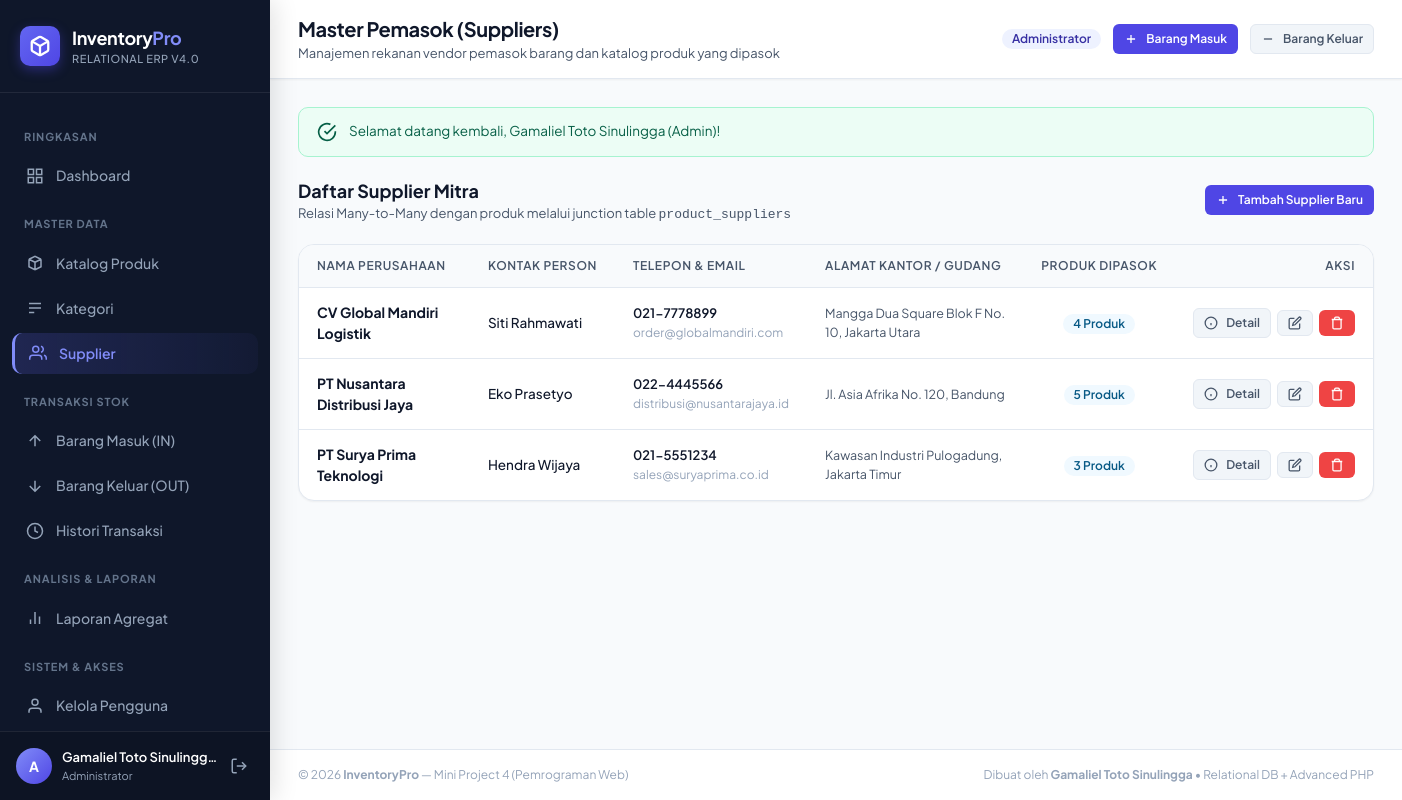
The page /public/suppliers/index.php (signed in) on the database its author committed.
### tables this page shows
CREATE TABLE suppliers (
    id INT AUTO_INCREMENT PRIMARY KEY,
    name VARCHAR(150) NOT NULL,
    contact_name VARCHAR(100) NULL,
    phone VARCHAR(25) NULL,
    email VARCHAR(100) NULL,
    address TEXT NULL,
    created_at TIMESTAMP DEFAULT CURRENT_TIMESTAMP
);

### helpers/auth.php (called while the page is built, shortened)
<?php
function isLoggedIn(): bool {
    return isset($_SESSION['user']) && is_array($_SESSION['user']) && !empty($_SESSION['user']['id']);
}
function currentUser(): ?array {
    return $_SESSION['user'] ?? null;
}
function isAdmin(): bool {
    return isLoggedIn() && (currentUser()['role'] ?? '') === 'admin';
}

### public/suppliers/index.php (the view, shortened to what this page needs)
<?php
require_once __DIR__ . '/../../helpers/auth.php';
$stmt = $pdo->query("
    SELECT
        s.id, s.name, s.contact_name, s.phone, s.email, s.address, s.created_at,
        COUNT(ps.product_id) AS total_supplied_products
    FROM suppliers s
    LEFT JOIN product_suppliers ps ON ps.supplier_id = s.id
    GROUP BY s.id, s.name, s.contact_name, s.phone, s.email, s.address, s.created_at
    ORDER BY s.name ASC
");
$suppliers = $stmt->fetchAll();
include __DIR__ . '/../../views/header.php';
?>
<div style="display: flex; justify-content: space-between; align-items: center; margin-bottom: 20px;">
    <div>
        <h3 style="font-size: 18px; font-weight: 700; color: var(--text-primary);">Daftar Supplier Mitra</h3>
        <p style="font-size: 13px; color: var(--text-secondary);">Relasi Many-to-Many dengan produk melalui junction table <code>product_suppliers</code></p>
    </div>
    <?php if (isAdmin()): ?>
        <a href="create.php" class="btn btn-primary btn-sm">
            <svg viewBox="0 0 24 24" fill="none" stroke="currentColor"><path d="M12 5v14M5 12h14"/></svg>
            Tambah Supplier Baru
        </a>
    <?php endif; ?>
</div>
<div class="card">
    <div class="table-responsive">
        <table class="table">
            <thead>
                <tr>
                    <th>Nama Perusahaan</th>
                    <th>Kontak Person</th>
                    <th>Telepon & Email</th>
                    <th>Alamat Kantor / Gudang</th>
                    <th style="text-align: center;">Produk Dipasok</th>
                    <th style="text-align: right;">Aksi</th>
                </tr>
            </thead>
            <tbody>
                <?php if (empty($suppliers)): ?>
                    <tr>
                        <td colspan="6" style="text-align: center; padding: 36px; color: var(--text-muted);">
                            Belum ada supplier yang terdaftar.
                        </td>
                    </tr>
                <?php else: ?>
                    <?php foreach ($suppliers as $sup): ?>
                        <tr>
                            <td>
                                <div style="font-weight: 700; color: var(--text-primary); font-size: 14px;">
                                    <a href="detail.php?id=<?= $sup['id'] ?>" style="color: inherit; text-decoration: none;" onmouseover="this.style.color='var(--primary)'" onmouseout="this.style.color='inherit'">
                                        <?= e($sup['name']) ?>
                                    </a>
                                </div>
                            </td>
                            <td style="font-weight: 500; font-size: 13.5px;"><?= e($sup['contact_name'] ?: '-') ?></td>
                            <td>
                                <div style="font-size: 13px; font-weight: 600; color: var(--text-primary);"><?= e($sup['phone'] ?: '-') ?></div>
                                <div style="font-size: 12px; color: var(--text-muted);"><?= e($sup['email'] ?: '-') ?></div>
                            </td>
                            <td style="font-size: 12.5px; color: var(--text-secondary); max-width: 250px;">
                                <?= e($sup['address'] ?: '-') ?>
                            </td>
                            <td style="text-align: center;">
                                <a href="detail.php?id=<?= $sup['id'] ?>" class="badge badge-info" style="text-decoration: none;">
                                    <?= (int)$sup['total_supplied_products'] ?> Produk
                                </a>
                            </td>
                            <td style="text-align: right;">
                                <div class="action-buttons" style="justify-content: flex-end;">
                                    <a href="detail.php?id=<?= $sup['id'] ?>" class="btn btn-secondary btn-sm" title="Lihat Produk yang Dipasok">
                                        <svg viewBox="0 0 24 24" fill="none" stroke="currentColor"><circle cx="12" cy="12" r="10"></circle><line x1="12" y1="16" x2="12" y2="12"></line><line x1="12" y1="8" x2="12.01" y2="8"></line></svg>
                                        Detail
                                    </a>
                                    <?php if (isAdmin()): ?>
                                        <a href="edit.php?id=<?= $sup['id'] ?>" class="btn btn-secondary btn-sm" title="Edit Data Supplier">
                                            <svg viewBox="0 0 24 24" fill="none" stroke="currentColor"><path d="M11 4H4a2 2 0 0 0-2 2v14a2 2 0 0 0 2 2h14a2 2 0 0 0 2-2v-7"></path><path d="M18.5 2.5a2.121 2.121 0 0 1 3 3L12 15l-4 1 1-4 9.5-9.5z"></path></svg>
                                        </a>
                                        <form method="POST" action="delete.php" style="display: inline;" onsubmit="return confirm('Apakah Anda yakin ingin menghapus supplier <?= e(addslashes($sup['name'])) ?>?');">
                                            <button type="submit" class="btn btn-danger btn-sm" title="Hapus Supplier">
                                                <svg viewBox="0 0 24 24" fill="none" stroke="currentColor"><polyline points="3 6 5 6 21 6"></polyline><path d="M19 6v14a2 2 0 0 1-2 2H7a2 2 0 0 1-2-2V6m3 0V4a2 2 0 0 1 2-2h4a2 2 0 0 1 2 2v2"></path></svg>
                                            </button>
                                        </form>
                                    <?php endif; ?>
                                </div>
                            </td>
                        </tr>
                    <?php endforeach; ?>
                <?php endif; ?>
            </tbody>
        </table>
    </div>
</div>
<?php include __DIR__ . '/../../views/footer.php'; ?>

### public/assets/css/style.css (style rules this page uses)
:root { --font-sans: 'Plus Jakarta Sans', -apple-system, BlinkMacSystemFont, sans-serif; --font-mono: 'JetBrains Mono', monospace; --bg-body: #f8fafc; --bg-card: #ffffff; --bg-sidebar: #0f172a; --bg-sidebar-hover: #1e293b; --bg-sidebar-active: #334155; --border-color: #e2e8f0; --border-focus: #6366f1; --text-primary: #0f172a; --text-secondary: #475569; --text-muted: #94a3b8; --text-inverse: #ffffff; --primary: #4f46e5; --primary-hover: #4338ca; --primary-light: #eef2ff; --primary-text: #3730a3; --success: #10b981; --success-light: #ecfdf5; --success-text: #065f46; --warning: #f59e0b; --warning-light: #fffbeb; --warning-text: #92400e; --danger: #ef4444; --danger-light: #fef2f2; --danger-text: #991b1b; --info: #0284c7; --info-light: #f0f9ff; --info-text: #075985; --shadow-sm: 0 1px 2px 0 rgba(0, 0, 0, 0.05); --shadow-md: 0 4px 6px -1px rgba(0, 0, 0, 0.07), 0 2px 4px -2px rgba(0, 0, 0, 0.05); --shadow-lg: 0 10px 15px -3px rgba(0, 0, 0, 0.08), 0 4px 6px -4px rgba(0, 0, 0, 0.05); --shadow-glow: 0 0 20px -3px rgba(79, 70, 229, 0.25); --radius-sm: 6px; --radius-md: 10px; --radius-lg: 16px; --radius-full: 9999px; --transition: all 0.2s cubic-bezier(0.4, 0, 0.2, 1); }
*, *::before, *::after { box-sizing: border-box; margin: 0; padding: 0; }
body { font-family: var(--font-sans); background-color: var(--bg-body); color: var(--text-primary); line-height: 1.5; -webkit-font-smoothing: antialiased; }
.card { background-color: var(--bg-card); border: 1px solid var(--border-color); border-radius: var(--radius-lg); box-shadow: var(--shadow-sm); margin-bottom: 24px; overflow: hidden; transition: var(--transition); }
.btn { display: inline-flex; align-items: center; justify-content: center; gap: 8px; padding: 9px 18px; border-radius: var(--radius-md); font-family: var(--font-sans); font-size: 13.5px; font-weight: 600; text-decoration: none; cursor: pointer; border: 1px solid transparent; transition: var(--transition); white-space: nowrap; }
.btn svg { width: 16px; height: 16px; stroke-width: 2.2; }
.btn-primary { background-color: var(--primary); color: #ffffff; }
.btn-danger { background-color: var(--danger); color: #ffffff; }
.btn-secondary { background-color: #f1f5f9; color: var(--text-secondary); border-color: var(--border-color); }
.btn-sm { padding: 5px 10px; font-size: 12px; border-radius: var(--radius-sm); }
.btn-sm svg { width: 14px; height: 14px; }
.badge { display: inline-flex; align-items: center; gap: 5px; padding: 4px 10px; border-radius: var(--radius-full); font-size: 12px; font-weight: 600; line-height: 1; }
.badge-info { background: var(--info-light); color: var(--info-text); }
.table-responsive { width: 100%; overflow-x: auto; }
.table { width: 100%; border-collapse: collapse; text-align: left; font-size: 13.5px; }
.table th { background-color: #f8fafc; color: var(--text-secondary); font-weight: 600; font-size: 12px; text-transform: uppercase; letter-spacing: 0.05em; padding: 12px 18px; border-bottom: 1px solid var(--border-color); white-space: nowrap; }
.table td { padding: 14px 18px; border-bottom: 1px solid var(--border-color); vertical-align: middle; color: var(--text-primary); }
.table tr:last-child td { border-bottom: none; }
.table tbody tr { transition: var(--transition); }
.action-buttons { display: flex; align-items: center; gap: 6px; }

### rows shown on the page
suppliers: name "CV Global Mandiri Logistik", contact_name "Siti Rahmawati", phone "021-7778899", email "order@globalmandiri.com", address "Mangga Dua Square Blok F No. 10, Jakarta Utara", total_supplied_products "4"
suppliers: name "PT Nusantara Distribusi Jaya", contact_name "Eko Prasetyo", phone "022-4445566", email "distribusi@nusantarajaya.id", address "Jl. Asia Afrika No. 120, Bandung", total_supplied_products "5"
suppliers: name "PT Surya Prima Teknologi", contact_name "Hendra Wijaya", phone "021-5551234", email "sales@suryaprima.co.id", address "Kawasan Industri Pulogadung, Jakarta Timur", total_supplied_products "3"

### other values the page prints
substr($username, 0, 1) "A"
$fullName "Gamaliel Toto Sinulingg…"
$pageTitle "Master Pemasok (Suppliers)"
$pageSubtitle "Manajemen rekanan vendor pemasok barang dan katalog produk yang dipasok"
$flash['message'] "Selamat datang kembali, Gamaliel Toto Sinulingga (Admin)!"
